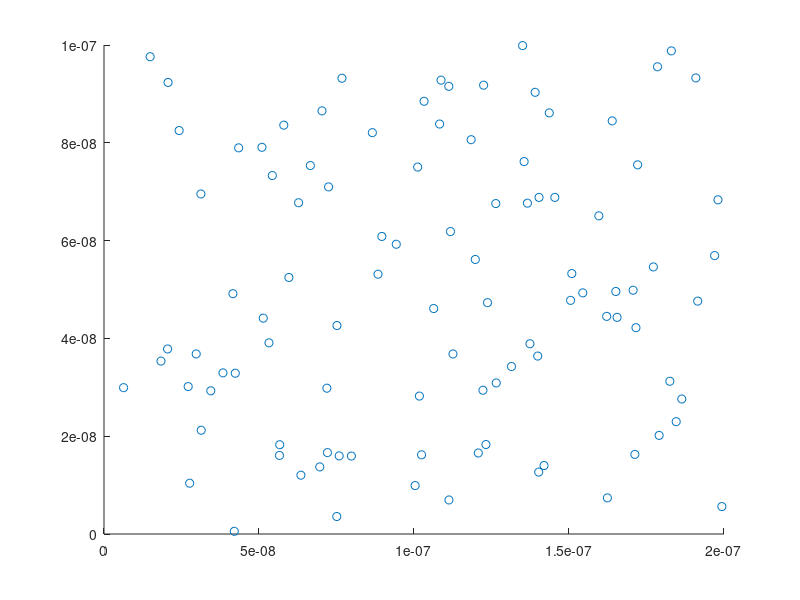

Reproduce this figure in MATLAB.
%Assignment 1 for ELEC 4700 - Philippe Masson

timestep = 1e-3; %1ms
region_size_x = 200e-9; %meter
region_size_y = 100e-9; %meter
numParticles = 100;
temperature = 300; %Kelvin
mass_electron = 9.10938356e-31; %electron rest mass [kg]
mass_effective = 0.26*mass_electron; %electron effective mass [kg]
const_boltzman = 1.38064852e-23; %Boltzman constant [m^2 kg / s^2 K]
velocity_thermal = sqrt(const_boltzman*temperature/mass_effective); %TODO %thermal velocity

particleArray = [];

%initialize the particles
for i = 1:numParticles
    %init positions
    particleArray(i,1) = rand * region_size_x;
    particleArray(i,2) = rand * region_size_y;
    
    %init velocity
    particleArray(i,3) = velocity_thermal; %velocity magnitude
    particleArray(i,4) = (rand * 2) - 1; %x-direction (normalized)
    particleArray(i,5) = sqrt(1-particleArray(i,4)^2); %y-direction (normalized)
        
end

simLength = 1000;
for simCount = 1:simLength
    currTime = simCount * timestep;
    
    %update particle positions
    
    
    scatter(particleArray(:,1), particleArray(:,2));
    pause(0.001);
    
end